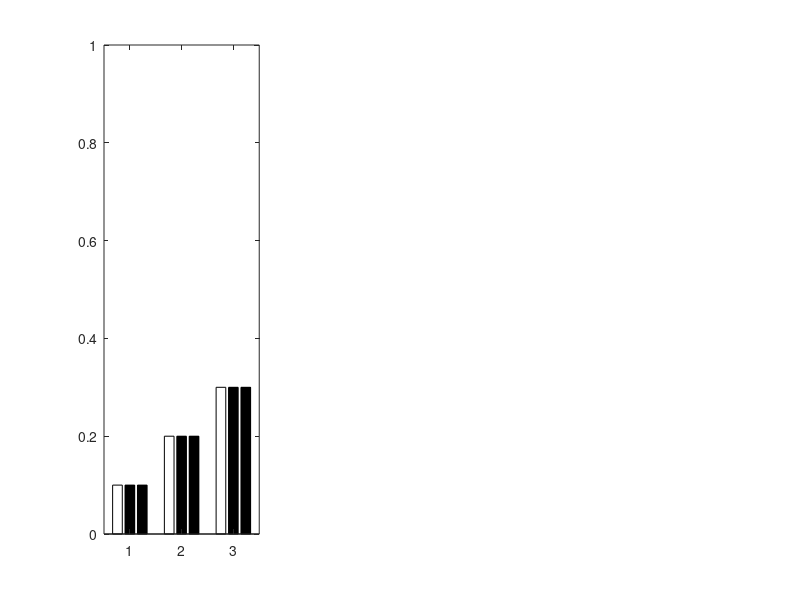

Reproduce this figure in MATLAB. (Note: this script raises an error after producing the figure.)
function [] = get_barplots()

figure

%Compare accuracies and time taken

%z = load(datafile)
%A1 = z.data(row number).column

% where row number is experiment and column is to get accuracy

colormap = colorcube;

%Accuracies for asmpling method 1
A1 = [[0.1,0.2,0.3]' [0.1,0.2,0.3]' [0.1,0.2,0.3]'];

%Accuracies for sampling method 2

A2 = [[0.1,0.2,0.3]' [0.1,0.2,0.3]' [0.1,0.2,0.3]'];

%Accuracies for sampling method 3

A3 = [[0.1,0.2,0.3]' [0.1,0.2,0.3]' [0.1,0.2,0.3]'];


subplot(1,3,1)

hBar=bar(A1,'grouped', 'FaceColor','flat');      % basic grouped bar plot, keep handle
% colormap(3);
hFg=gcf; hAx=gca;             % handles to current figure, axes
ylim([0 1])                % space out a little extra room
hAx.XTickLabel={'400';'1000';'4000'}; % label x axis

x=repmat([1:size(A1,1)].',1,size(A1,2));  % bar x nominals
xOff=bsxfun(@plus,x,[hBar.XOffset]); % bar midpoints x
hold all                             % keep axis limits, etc.

for i=1:length(hBar)
  hEB(i).Color = 'black';
  hBar(i).FaceColor = colormap(57 + 2*rem(i,4),:);
end
title('Dense Sampling')
ylabel('Mean Average Precision (MAP)')

%%%%%%%%%%%%%%%%%%%%%%%%%%%%%%%%%%%%%%%%%%%%%%%%%%%%%%%%%%%%%%%%%%
subplot(1,3,2)

hBar=bar(A2,'grouped', 'FaceColor','flat');      % basic grouped bar plot, keep handle
% colormap(3);
hFg=gcf; hAx=gca;             % handles to current figure, axes
ylim([0 1])                % space out a little extra room
hAx.XTickLabel={'400';'1000';'4000'}; % label x axis

x=repmat([1:size(A2,1)].',1,size(A2,2));  % bar x nominals
xOff=bsxfun(@plus,x,[hBar.XOffset]); % bar midpoints x
hold all                             % keep axis limits, etc.

for i=1:length(hBar)
  hEB(i).Color = 'black';
  hBar(i).FaceColor = colormap(57 + 2*rem(i,4),:);
end

title('Keypoint Sampling')


%%%%%%%%%%%%%%%%%%%%%%%%%%%%%%%%%%%%%%%%%%%%%%%%%%%%%%%%%%%%%%%%%%%
subplot(1,3,3)

hBar=bar(A3,'grouped', 'FaceColor','flat');      % basic grouped bar plot, keep handle
% colormap(3);
hFg=gcf; hAx=gca;             % handles to current figure, axes
ylim([0 1])                % space out a little extra room
hAx.XTickLabel={'400';'1000';'4000'}; % label x axis
% hAx.YColor=get(hFg,'color');  % hide y axis/labels, outline

x=repmat([1:size(A3,1)].',1,size(A3,2));  % bar x nominals
xOff=bsxfun(@plus,x,[hBar.XOffset]); % bar midpoints x


for i=1:length(hBar)
  hEB(i).Color = 'black';
  hBar(i).FaceColor = colormap(57 + 2*rem(i,4),:);
end

title('Keypoint Sampling')


hLg = legend(["RGB";"Grayscale";"Opponent"]);
% 
sgtitle('MAP for colour space vs. vocabulary size vs. sampling method')
% newPosition = [0.77 0.77 0.2 0.2];
% set(hLg,'Position', newPosition);
